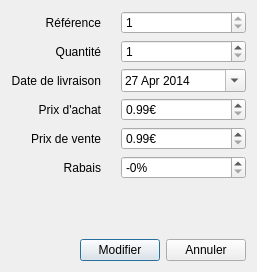
<?xml version="1.0" encoding="UTF-8"?>
<ui version="4.0">
 <class>ModifArticleDialog</class>
 <widget class="QDialog" name="ModifArticleDialog">
  <property name="windowModality">
   <enum>Qt::WindowModal</enum>
  </property>
  <property name="geometry">
   <rect>
    <x>0</x>
    <y>0</y>
    <width>257</width>
    <height>272</height>
   </rect>
  </property>
  <property name="windowTitle">
   <string>Modification d'un article</string>
  </property>
  <layout class="QGridLayout" name="gridLayout">
   <item row="0" column="0">
    <layout class="QVBoxLayout" name="verticalLayout">
     <property name="leftMargin">
      <number>0</number>
     </property>
     <property name="topMargin">
      <number>0</number>
     </property>
     <property name="rightMargin">
      <number>0</number>
     </property>
     <property name="bottomMargin">
      <number>0</number>
     </property>
     <item>
      <layout class="QFormLayout" name="formLayout">
       <property name="fieldGrowthPolicy">
        <enum>QFormLayout::AllNonFixedFieldsGrow</enum>
       </property>
       <property name="labelAlignment">
        <set>Qt::AlignRight|Qt::AlignTrailing|Qt::AlignVCenter</set>
       </property>
       <property name="horizontalSpacing">
        <number>20</number>
       </property>
       <item row="0" column="0">
        <widget class="QLabel" name="label">
         <property name="text">
          <string>Référence</string>
         </property>
         <property name="alignment">
          <set>Qt::AlignRight|Qt::AlignTrailing|Qt::AlignVCenter</set>
         </property>
        </widget>
       </item>
       <item row="0" column="1">
        <widget class="QSpinBox" name="spinBox_modele">
         <property name="readOnly">
          <bool>true</bool>
         </property>
         <property name="prefix">
          <string/>
         </property>
         <property name="minimum">
          <number>1</number>
         </property>
         <property name="maximum">
          <number>99999999</number>
         </property>
        </widget>
       </item>
       <item row="1" column="0">
        <widget class="QLabel" name="label_4">
         <property name="text">
          <string>Quantité</string>
         </property>
         <property name="alignment">
          <set>Qt::AlignRight|Qt::AlignTrailing|Qt::AlignVCenter</set>
         </property>
        </widget>
       </item>
       <item row="1" column="1">
        <widget class="QSpinBox" name="spinBox_quantite">
         <property name="minimum">
          <number>1</number>
         </property>
         <property name="maximum">
          <number>99</number>
         </property>
         <property name="value">
          <number>1</number>
         </property>
        </widget>
       </item>
       <item row="2" column="0">
        <widget class="QLabel" name="label_5">
         <property name="text">
          <string>Date de livraison</string>
         </property>
         <property name="alignment">
          <set>Qt::AlignRight|Qt::AlignTrailing|Qt::AlignVCenter</set>
         </property>
        </widget>
       </item>
       <item row="2" column="1">
        <widget class="QDateEdit" name="dateEdit_livraison">
         <property name="minimumDate">
          <date>
           <year>2014</year>
           <month>4</month>
           <day>27</day>
          </date>
         </property>
         <property name="calendarPopup">
          <bool>true</bool>
         </property>
         <property name="date">
          <date>
           <year>2014</year>
           <month>4</month>
           <day>27</day>
          </date>
         </property>
        </widget>
       </item>
       <item row="3" column="0">
        <widget class="QLabel" name="label_6">
         <property name="text">
          <string>Prix d'achat</string>
         </property>
         <property name="alignment">
          <set>Qt::AlignRight|Qt::AlignTrailing|Qt::AlignVCenter</set>
         </property>
        </widget>
       </item>
       <item row="3" column="1">
        <widget class="QDoubleSpinBox" name="doubleSpinBox_achat">
         <property name="suffix">
          <string>€</string>
         </property>
         <property name="minimum">
          <double>0.990000000000000</double>
         </property>
         <property name="maximum">
          <double>499.990000000000009</double>
         </property>
         <property name="singleStep">
          <double>0.010000000000000</double>
         </property>
        </widget>
       </item>
       <item row="4" column="0">
        <widget class="QLabel" name="label_7">
         <property name="text">
          <string>Prix de vente</string>
         </property>
         <property name="alignment">
          <set>Qt::AlignRight|Qt::AlignTrailing|Qt::AlignVCenter</set>
         </property>
        </widget>
       </item>
       <item row="4" column="1">
        <widget class="QDoubleSpinBox" name="doubleSpinBox_vente">
         <property name="suffix">
          <string>€</string>
         </property>
         <property name="minimum">
          <double>0.990000000000000</double>
         </property>
         <property name="maximum">
          <double>499.990000000000009</double>
         </property>
         <property name="singleStep">
          <double>0.010000000000000</double>
         </property>
        </widget>
       </item>
       <item row="5" column="0">
        <widget class="QLabel" name="label_8">
         <property name="text">
          <string>Rabais</string>
         </property>
         <property name="alignment">
          <set>Qt::AlignRight|Qt::AlignTrailing|Qt::AlignVCenter</set>
         </property>
        </widget>
       </item>
       <item row="5" column="1">
        <widget class="QSpinBox" name="spinBox_rabais">
         <property name="suffix">
          <string>%</string>
         </property>
         <property name="prefix">
          <string>-</string>
         </property>
         <property name="maximum">
          <number>100</number>
         </property>
        </widget>
       </item>
      </layout>
     </item>
     <item>
      <spacer name="verticalSpacer">
       <property name="orientation">
        <enum>Qt::Vertical</enum>
       </property>
       <property name="sizeHint" stdset="0">
        <size>
         <width>20</width>
         <height>40</height>
        </size>
       </property>
      </spacer>
     </item>
     <item>
      <layout class="QHBoxLayout" name="horizontalLayout">
       <item>
        <spacer name="horizontalSpacer">
         <property name="orientation">
          <enum>Qt::Horizontal</enum>
         </property>
         <property name="sizeHint" stdset="0">
          <size>
           <width>40</width>
           <height>20</height>
          </size>
         </property>
        </spacer>
       </item>
       <item>
        <widget class="QPushButton" name="ajout_marchandise_button">
         <property name="enabled">
          <bool>true</bool>
         </property>
         <property name="text">
          <string>Modifier</string>
         </property>
        </widget>
       </item>
       <item>
        <widget class="QPushButton" name="refus_marchandise_button">
         <property name="text">
          <string>Annuler</string>
         </property>
        </widget>
       </item>
      </layout>
     </item>
    </layout>
   </item>
  </layout>
 </widget>
 <resources/>
 <connections>
  <connection>
   <sender>refus_marchandise_button</sender>
   <signal>clicked()</signal>
   <receiver>ModifArticleDialog</receiver>
   <slot>reject()</slot>
   <hints>
    <hint type="sourcelabel">
     <x>205</x>
     <y>249</y>
    </hint>
    <hint type="destinationlabel">
     <x>128</x>
     <y>135</y>
    </hint>
   </hints>
  </connection>
 </connections>
</ui>
